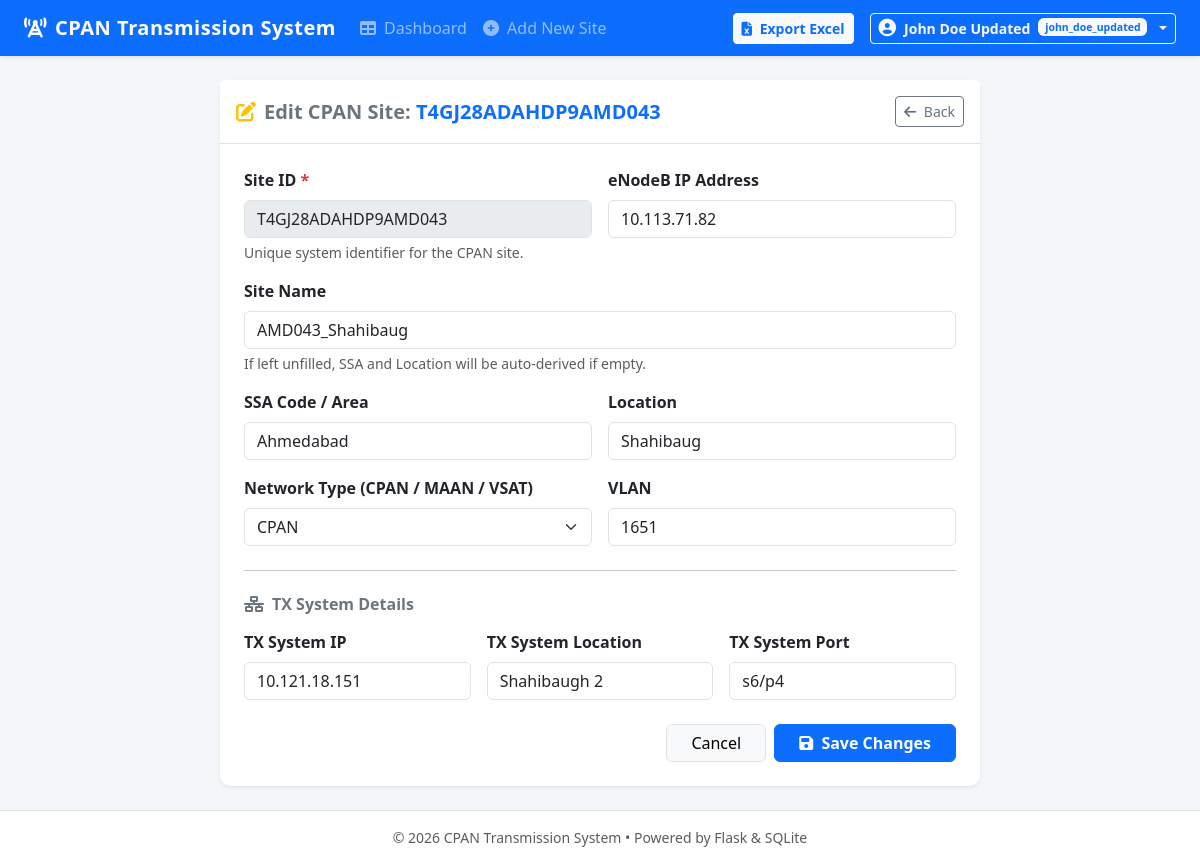
Screenshot of /site/T4GJ28ADAHDP9AMD043/edit (signed in) with the database file from the repository.
### tables this page shows
CREATE TABLE bts_sites (
            id INTEGER PRIMARY KEY AUTOINCREMENT,
            enodeb_address TEXT,
            site_id TEXT UNIQUE NOT NULL,
            site_name TEXT,
            ssa TEXT,
            location TEXT,
            cpan_maan_vsat TEXT,
            tx_system_ip TEXT,
            tx_system_location TEXT,
            tx_system_port TEXT,
            vlan TEXT,
            created_at TIMESTAMP DEFAULT CURRENT_TIMESTAMP,
            updated_at TIMESTAMP DEFAULT CURRENT_TIMESTAMP
        );

### app.py (the view, shortened to what this page needs)
@app.route('/site/<site_id>/edit', methods=['GET', 'POST'])
@login_required
def edit_site(site_id):
    conn = get_db()
    cursor = conn.cursor()
    cursor.execute("SELECT * FROM bts_sites WHERE LOWER(site_id) = LOWER(?);", (site_id,))
    row = cursor.fetchone()
    if not row:
        conn.close()
        flash(f'Site ID "{site_id}" not found.', 'warning')
        return redirect(url_for('index'))
    site = row_to_dict(row)
    conn.close()
    return render_template('site_form.html', mode='edit', site=site, form_data=site)

### app.py (called while the page is built)
def get_db():
    conn = sqlite3.connect(DB_PATH)
    conn.row_factory = sqlite3.Row
    return conn

def login_required(f):
    @wraps(f)
    def decorated_function(*args, **kwargs):
        if 'user_id' not in session:
            flash('Please log in using your Username/Staff No and password to access the system.', 'warning')
            return redirect(url_for('login', next=request.url))
        return f(*args, **kwargs)
    return decorated_function

def row_to_dict(row):
    if row is None:
        return None
    d = dict(row)
    d['Location'] = d.get('location', '')
    d['cpan/maan/vsat'] = d.get('cpan_maan_vsat', '')
    d['tx-system-ip'] = d.get('tx_system_ip', '')
    d['tx-system-location'] = d.get('tx_system_location', '')
    d['tx-system-port'] = d.get('tx_system_port', '')
    return d

### templates/site_form.html (shortened to what this page needs)
{% extends "base.html" %}
{% block content %}
<div class="row justify-content-center">
    <div class="col-lg-8">
        <div class="card card-custom bg-white shadow-sm">
            <div class="card-header bg-white py-3 d-flex justify-content-between align-items-center border-bottom">
                <h5 class="mb-0 fw-bold text-secondary">
                    {% if mode == 'create' %}
                        <i class="fa-solid fa-circle-plus me-2 text-primary"></i>Add New CPAN Site
                    {% else %}
                        <i class="fa-solid fa-pen-to-square me-2 text-warning"></i>Edit CPAN Site: <span class="text-primary">{{ site['site_id'] }}</span>
                    {% endif %}
                </h5>
                <a href="{{ url_for('index') }}" class="btn btn-sm btn-outline-secondary">
                    <i class="fa-solid fa-arrow-left me-1"></i> Back
                </a>
            </div>
            <div class="card-body p-4">
                <form method="POST" action="{% if mode == 'create' %}{{ url_for('create_site') }}{% else %}{{ url_for('edit_site', site_id=site['site_id']) }}{% endif %}">
                    <div class="row g-3 mb-3">
                        <div class="col-md-6">
                            <label for="site_id" class="form-label fw-semibold">Site ID <span class="text-danger">*</span></label>
                            <input type="text" class="form-control" id="site_id" name="site_id"
                                   value="{{ form_data.get('site_id', '') }}"
                                   placeholder="e.g. T4GJ28ADAHDP9AMD043"
                                   {% if mode == 'edit' %}readonly disabled{% else %}required{% endif %}>
                            <div class="form-text">Unique system identifier for the CPAN site.</div>
                        </div>
                        <div class="col-md-6">
                            <label for="enodeb_address" class="form-label fw-semibold">eNodeB IP Address</label>
                            <input type="text" class="form-control" id="enodeb_address" name="enodeb_address"
                                   value="{{ form_data.get('enodeb_address', '') }}"
                                   placeholder="e.g. 10.113.71.82">
                        </div>
                    </div>
                    <div class="mb-3">
                        <label for="site_name" class="form-label fw-semibold">Site Name</label>
                        <input type="text" class="form-control" id="site_name" name="site_name"
                               value="{{ form_data.get('site_name', '') }}"
                               placeholder="e.g. AMD043_Shahibaug or AMD163agad">
                        <div class="form-text">If left unfilled, SSA and Location will be auto-derived if empty.</div>
                    </div>
                    <div class="row g-3 mb-3">
                        <div class="col-md-6">
                            <label for="ssa" class="form-label fw-semibold">SSA Code / Area</label>
                            <input type="text" class="form-control" id="ssa" name="ssa"
                                   value="{{ form_data.get('ssa', '') }}"
                                   placeholder="e.g. AMD043 or Ahmedabad">
                        </div>
                        <div class="col-md-6">
                            <label for="Location" class="form-label fw-semibold">Location</label>
                            <input type="text" class="form-control" id="Location" name="Location"
                                   value="{{ form_data.get('Location', '') }}"
                                   placeholder="e.g. Shahibaug">
                        </div>
                    </div>
                    <div class="row g-3 mb-3">
                        <div class="col-md-6">
                            <label for="cpan/maan/vsat" class="form-label fw-semibold">Network Type (CPAN / MAAN / VSAT)</label>
                            <select class="form-select" id="cpan/maan/vsat" name="cpan/maan/vsat">
                                {% set current_type = form_data.get('cpan/maan/vsat', '') %}
                                <option value="CPAN" {% if current_type == 'CPAN' %}selected{% endif %}>CPAN</option>
                            </select>
                        </div>
                        <div class="col-md-6">
                            <label for="vlan" class="form-label fw-semibold">VLAN</label>
                            <input type="text" class="form-control" id="vlan" name="vlan"
                                   value="{{ form_data.get('vlan', '') }}"
                                   placeholder="e.g. 1024">
                        </div>
                    </div>
                    <hr class="my-4">
                    <h6 class="fw-bold text-secondary mb-3"><i class="fa-solid fa-network-wired me-2"></i>TX System Details</h6>
                    <div class="row g-3 mb-4">
                        <div class="col-md-4">
                            <label for="tx-system-ip" class="form-label fw-semibold">TX System IP</label>
                            <input type="text" class="form-control" id="tx-system-ip" name="tx-system-ip"
                                   value="{{ form_data.get('tx-system-ip', '') }}"
                                   placeholder="e.g. 10.200.15.2">
                        </div>
                        <div class="col-md-4">
                            <label for="tx-system-location" class="form-label fw-semibold">TX System Location</label>
                            <input type="text" class="form-control" id="tx-system-location" name="tx-system-location"
                                   value="{{ form_data.get('tx-system-location', '') }}"
                                   placeholder="e.g. Hub Room A">
                        </div>
                        <div class="col-md-4">
                            <label for="tx-system-port" class="form-label fw-semibold">TX System Port</label>
                            <input type="text" class="form-control" id="tx-system-port" name="tx-system-port"
                                   value="{{ form_data.get('tx-system-port', '') }}"
                                   placeholder="e.g. Eth-1/0/1">
                        </div>
                    </div>
                    <div class="d-flex justify-content-end gap-2">
                        <a href="{% if mode == 'edit' %}{{ url_for('view_site', site_id=site['site_id']) }}{% else %}{{ url_for('index') }}{% endif %}" class="btn btn-light border px-4">
                            Cancel
                        </a>
                        <button type="submit" class="btn btn-primary px-4 fw-semibold">
                            <i class="fa-solid fa-floppy-disk me-1"></i> Save Changes
                        </button>
                    </div>
                </form>
            </div>
        </div>
    </div>
</div>
{% endblock %}

### templates/base.html (style rules this page uses)
body { background-color: #f4f6f9; font-family: 'Segoe UI', Tahoma, Geneva, Verdana, sans-serif; }
.card-custom { border: none; border-radius: 10px; box-shadow: 0 2px 10px rgba(0,0,0,0.05); }

### rows the page displays
bts_sites: site_id "T4GJ28ADAHDP9AMD043", enodeb_address "10.113.71.82", site_name "AMD043_Shahibaug", ssa "Ahmedabad", Location "Shahibaug", cpan_maan_vsat "CPAN", vlan "1651", tx-system-ip "10.121.18.151", tx-system-location "Shahibaugh 2", tx-system-port "s6/p4"

### other values shown
{{ session.get('full_name', 'User') }} "John Doe Updated"
{{ session.get('username') or session.get('staff_no', '') }} "john_doe_updated"
